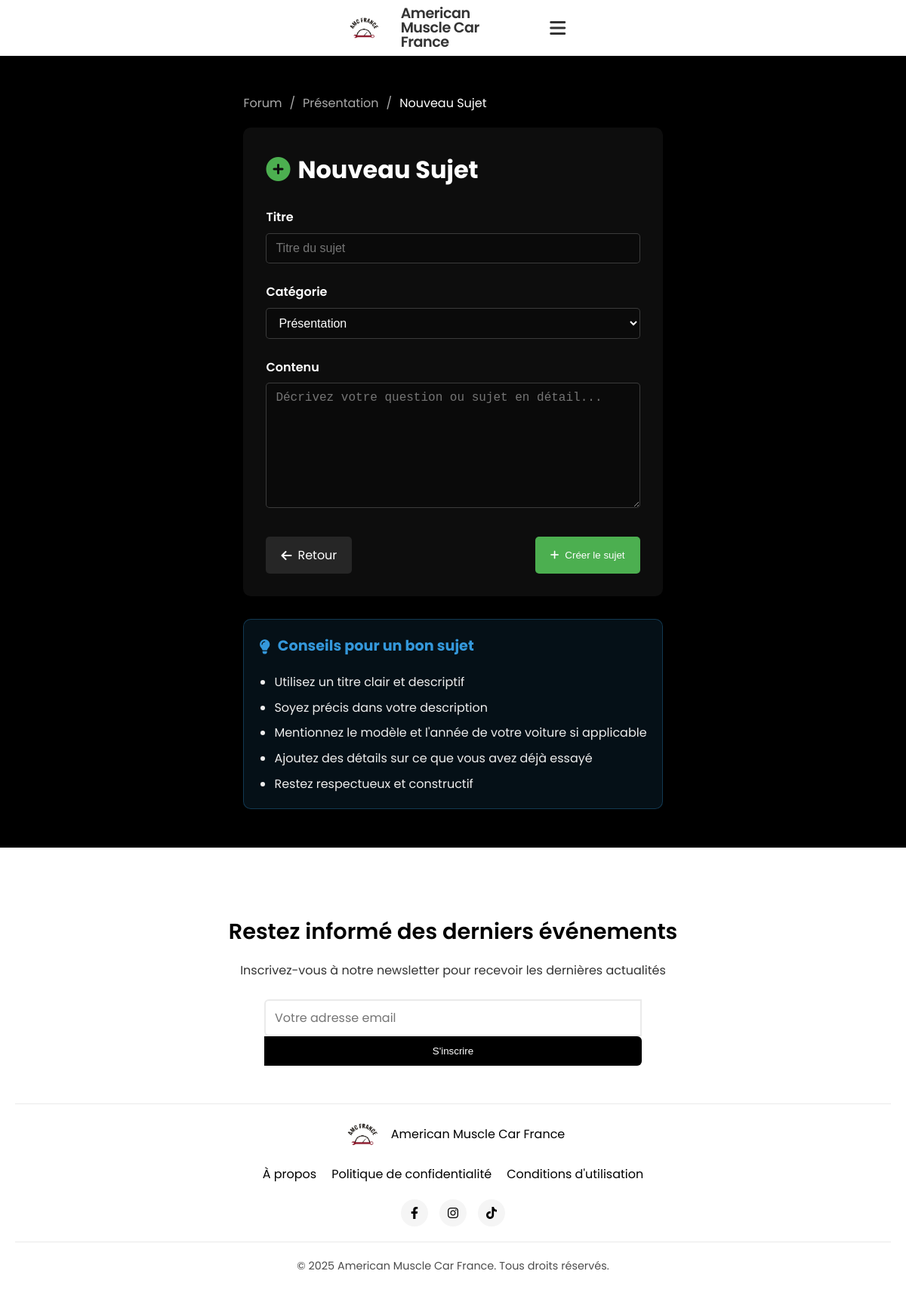
Page /forum/nouveau-sujet/presentation/ (signed in) on the committed database.
### core/models.py (models this page shows, shortened)
class ClubInfo(models.Model):
    name = models.CharField(max_length=100, default="Club de Voitures Américaines", verbose_name="Nom")
    description = models.TextField(verbose_name="Description")
    founder_info = models.TextField(blank=True, null=True, verbose_name="Informations sur le fondateur")
    cofounder_info = models.TextField(blank=True, null=True, verbose_name="Informations sur le co-fondateur")
    email = models.EmailField(blank=True, null=True, verbose_name="Email")
    phone = models.CharField(max_length=20, blank=True, null=True, verbose_name="Téléphone")
    instagram = models.CharField(max_length=100, blank=True, null=True)
    facebook = models.CharField(max_length=100, blank=True, null=True)
    twitter = models.CharField(max_length=100, blank=True, null=True)
    class Meta:
        verbose_name = "Information du Club"
        verbose_name_plural = "Informations du Club"

### forum/models.py (models this page shows, shortened)
class ForumCategory(models.Model):
    name = models.CharField(max_length=100, verbose_name="Nom")
    description = models.TextField(verbose_name="Description")
    icon = models.CharField(max_length=50, default="fa-comments", verbose_name="Icône FontAwesome")
    slug = models.SlugField(unique=True)
    order = models.IntegerField(default=0, verbose_name="Ordre d'affichage")
    created_at = models.DateTimeField(auto_now_add=True, verbose_name="Date de création")
    class Meta:
        ordering = ['order', 'name']
        verbose_name = "Catégorie du forum"
        verbose_name_plural = "Catégories du forum"
    def __str__(self):
        return self.name

### forum/views.py (the view)
# urls.py: path('nouveau-sujet/', views.create_topic, name='create_topic'),
@login_required
def create_topic(request, category_slug=None):
    initial = {}
    if category_slug:
        category = get_object_or_404(ForumCategory, slug=category_slug)
        initial['category'] = category
    if request.method == 'POST':
        form = TopicForm(request.POST)
        if form.is_valid():
            topic = form.save(commit=False)
            topic.author = request.user
            topic.save()
            messages.success(request, "Votre sujet a été créé avec succès.")
            return redirect(topic.get_absolute_url())
    else:
        form = TopicForm(initial=initial)
    return render(request, 'forum/topic_form.html', {
        'form': form,
        'is_new': True,
        'active_forum': True
    })

### forum/forms.py
class TopicForm(forms.ModelForm):
    class Meta:
        model = ForumTopic
        fields = ['title', 'content', 'category']
        widgets = {
            'title': forms.TextInput(attrs={'class': 'form-input', 'placeholder': 'Titre du sujet'}),
            'content': forms.Textarea(attrs={'class': 'form-input', 'placeholder': 'Décrivez votre question ou sujet en détail...', 'rows': 8}),
            'category': forms.Select(attrs={'class': 'form-input'}),
        }
        labels = {
            'title': 'Titre',
            'content': 'Contenu',
            'category': 'Catégorie',
        }

### core/context_processors.py (called while the page is built)
def club_info(request):
    try:
        info = ClubInfo.objects.first()
    except:
        info = None
    return {'global_club_info': info}

### core/templatetags/custom_filters.py (called while the page is built)
@register.filter(name='add_class')
def add_class(field, css_class):
    return field.as_widget(attrs={"class": css_class})

### templates/forum/topic_form.html (shortened to what this page needs)
{% extends 'base/base.html' %}
{% load custom_filters %}
{% block content %}
<div class="forum-container" style="max-width: 900px; margin: 50px auto; padding: 0 20px;">
    <div class="breadcrumb" style="margin-bottom: 20px; display: flex; align-items: center;">
        <a href="{% url 'forum:forum_home' %}" style="color: #aaa; text-decoration: none;">Forum</a>
        <span style="color: #aaa; margin: 0 10px;">/</span>
        {% if is_new %}
            {% if form.initial.category %}
                <a href="{% url 'forum:category_detail' form.initial.category.slug %}" style="color: #aaa; text-decoration: none;">{{ form.initial.category.name }}</a>
                <span style="color: #aaa; margin: 0 10px;">/</span>
            {% endif %}
            <span>Nouveau Sujet</span>
        {% endif %}
    </div>
    <div class="form-container" style="background-color: rgba(255, 255, 255, 0.05); border-radius: 10px; padding: 30px;">
        <h1 style="margin-top: 0; margin-bottom: 25px; font-size: 2rem;">
            {% if is_new %}
                <i class="fas fa-plus-circle" style="margin-right: 10px; color: #4CAF50;"></i>Nouveau Sujet
            {% else %}
                <i class="fas fa-edit" style="margin-right: 10px; color: #3498db;"></i>Modifier le Sujet
            {% endif %}
        </h1>
        <form method="post">
            <div style="margin-bottom: 25px;">
                <label for="{{ form.title.id_for_label }}" style="display: block; margin-bottom: 8px; font-weight: 600; color: #fff;">{{ form.title.label }}</label>
                {{ form.title|add_class:"form-input" }}
            </div>
            <div style="margin-bottom: 25px;">
                <label for="{{ form.category.id_for_label }}" style="display: block; margin-bottom: 8px; font-weight: 600; color: #fff;">{{ form.category.label }}</label>
                {{ form.category|add_class:"form-input" }}
            </div>
            <div style="margin-bottom: 25px;">
                <label for="{{ form.content.id_for_label }}" style="display: block; margin-bottom: 8px; font-weight: 600; color: #fff;">{{ form.content.label }}</label>
                {{ form.content|add_class:"form-input" }}
            </div>
            <div style="display: flex; justify-content: space-between; margin-top: 30px;">
                <a href="javascript:history.back()" style="background-color: rgba(255, 255, 255, 0.1); color: #fff; border: none; padding: 12px 20px; border-radius: 5px; text-decoration: none; cursor: pointer; display: inline-flex; align-items: center;">
                    <i class="fas fa-arrow-left" style="margin-right: 8px;"></i>
                    Retour
                </a>
                <button type="submit" style="background-color: {% if is_new %}#4CAF50{% else %}#3498db{% endif %}; color: white; border: none; padding: 12px 20px; border-radius: 5px; cursor: pointer; display: inline-flex; align-items: center;">
                    <i class="fas fa-{% if is_new %}plus{% else %}save{% endif %}" style="margin-right: 8px;"></i>
                    {% if is_new %}Créer le sujet{% else %}Enregistrer les modifications{% endif %}
                </button>
            </div>
        </form>
    </div>
    <div class="posting-tips" style="background-color: rgba(52, 152, 219, 0.1); border: 1px solid rgba(52, 152, 219, 0.3); border-radius: 10px; padding: 20px; margin-top: 30px;">
        <h3 style="margin-top: 0; font-size: 1.2rem; display: flex; align-items: center; color: #3498db;">
            <i class="fas fa-lightbulb" style="margin-right: 10px;"></i>Conseils pour un bon sujet
        </h3>
        <ul style="margin: 0; padding-left: 20px; color: #eee;">
            <li style="margin-bottom: 8px;">Utilisez un titre clair et descriptif</li>
            <li style="margin-bottom: 8px;">Soyez précis dans votre description</li>
            <li style="margin-bottom: 8px;">Mentionnez le modèle et l'année de votre voiture si applicable</li>
            <li style="margin-bottom: 8px;">Ajoutez des détails sur ce que vous avez déjà essayé</li>
            <li>Restez respectueux et constructif</li>
        </ul>
    </div>
</div>
{% endblock %}

### templates/base/base.html (shortened to what this page needs)
<!DOCTYPE html>
<html lang="fr">
<head>
    <link href="https://cdnjs.cloudflare.com/ajax/libs/font-awesome/6.0.0/css/all.min.css" rel="stylesheet">
    <link href="/static/css/style.css" rel="stylesheet">
</head>
<body>
    <nav>
        <div class="nav-left">
            <a href="{% url 'home' %}">
                <img src="/static/img/logo.png" alt="logo">
            </a>
            <span class="nav-title">{% if global_club_info %}{{ global_club_info.name }}{% else %}Club de Voitures Américaines{% endif %}</span>
        </div>
        <div class="nav-right">
            <button id="mobile-menu-toggle" aria-label="Toggle menu">
                <i class="fas fa-bars"></i>
            </button>
        </div>
    </nav>
    {% block content %}{% endblock %}
    <footer>
        <div class="footer-container">
            <div class="newsletter">
                <h3>Restez informé des derniers événements</h3>
                <p>Inscrivez-vous à notre newsletter pour recevoir les dernières actualités</p>
                <form class="newsletter-form" method="post" action="{% url 'newsletter_signup' %}">
                    <input type="email" name="email" placeholder="Votre adresse email" required>
                    <button type="submit">S'inscrire</button>
                </form>
            </div>
            <div class="footer-info">
                <div class="footer-logo">
                    <img src="/static/img/logo.png" alt="logo" class="footer-logo-img">
                    <span>{% if global_club_info %}{{ global_club_info.name }}{% else %}Club de Voitures Américaines{% endif %}</span>
                </div>
                <div class="footer-links">
                    <a href="{% url 'about' %}">À propos</a>
                    <a href="#">Politique de confidentialité</a>
                    <a href="#">Conditions d'utilisation</a>
                </div>
                <div class="social-links">
                    <a href="#" aria-label="Facebook"><i class="fab fa-facebook-f"></i></a>
                    <a href="#" aria-label="Instagram"><i class="fab fa-instagram"></i></a>
                    <a href="#" aria-label="TikTok"><i class="fab fa-tiktok"></i></a>
                </div>
            </div>
            <div class="copyright">
                <p>&copy; {% now "Y" %} {% if global_club_info %}{{ global_club_info.name }}{% else %}Club de Voitures Américaines{% endif %}. Tous droits réservés.</p>
            </div>
        </div>
    </footer>
</body>
</html>

### static/css/style.css (style rules this page uses)
:root { --main-dark: #0e0f10; --secondary-dark: #1a1c1e; --accent: #ff3838; --text-light: #f8f9fa; --text-secondary: #adb5bd; --event-date-bg: #ff3838; }
html, body { height: 100%; }
html { font-size: 16px; }
body { margin: 0; padding: 0; background-color: black; color: white; font-family: 'Poppins', sans-serif; display: flex; flex-direction: column; min-height: 100vh; line-height: 1.6; }
nav { display: flex; justify-content: center; align-items: center; padding: 15px 30px; background-color: white; box-shadow: 0 2px 10px rgba(0, 0, 0, 0.1); position: sticky; top: 0; z-index: 100; }
.nav-left { display: flex; align-items: center; gap: 15px; }
.nav-left img { height: 75px; width: auto; object-fit: contain; display: block; }
.nav-title { font-weight: 600; font-size: 1.4em; color: #333; letter-spacing: -0.5px; display: flex; align-items: center; line-height: 1; }
.nav-right { display: flex; }
nav a { text-decoration: none; color: #333; font-weight: 500; font-size: 1.05rem; padding: 8px 12px; border-radius: 4px; position: relative; transition: all 0.2s ease; }
nav a::after { content: ''; position: absolute; width: 0; height: 2px; bottom: 0; left: 50%; background-color: #333; transition: all 0.3s ease; }
footer { background-color: white; color: black; padding: 60px 0 30px; width: 100%; margin-top: auto; position: relative; z-index: 5; }
.footer-container { max-width: 1300px; margin: 0 auto; padding: 0 20px; }
.newsletter { text-align: center; max-width: 600px; margin: 0 auto 50px; }
.newsletter h3 { font-size: 1.8rem; font-weight: 600; margin-bottom: 15px; }
.newsletter p { font-size: 1rem; margin-bottom: 25px; opacity: 0.8; }
.newsletter-form { display: flex; flex-direction: column; max-width: 500px; margin: 0 auto; }
.newsletter-form input { flex: 1; padding: 12px 15px; border: 2px solid #eaeaea; border-radius: 6px 0 0 6px; font-size: 1rem; font-family: inherit; transition: border-color 0.3s ease; }
.newsletter-form button { background-color: black; color: white; border: none; padding: 12px 25px; border-radius: 0 6px 6px 0; font-weight: 500; cursor: pointer; transition: background-color 0.3s ease; }
.footer-info { display: flex; justify-content: space-between; align-items: center; flex-wrap: wrap; padding: 20px 0; border-top: 1px solid #eaeaea; border-bottom: 1px solid #eaeaea; margin-bottom: 20px; }
.footer-logo { display: flex; align-items: center; gap: 10px; }
.footer-logo-img { height: 40px; width: auto; }
.footer-links { display: flex; flex-direction: row; align-items: center; gap: 20px; }
.footer-links a { color: black; text-decoration: none; transition: color 0.3s ease; }
.social-links { display: flex; gap: 15px; }
.social-links a { display: inline-flex; align-items: center; justify-content: center; width: 36px; height: 36px; border-radius: 50%; background-color: #f5f5f5; color: black; text-decoration: none; transition: background-color 0.3s ease, transform 0.3s ease; }
.copyright { text-align: center; font-size: 0.9rem; opacity: 0.7; }
@media (max-width: 1400px) { .footer-info { flex-direction: column; gap: 20px; } }
input, select, textarea { font-size: 16px !important; padding: 10px 12px !important; }

### templates/base/base.html (style rules this page uses)
body.page-transition { animation: fadeIn 0.5s ease-in-out; }
nav { display: flex; justify-content: center; align-items: center; padding: 15px 30px; background-color: white; box-shadow: 0 2px 10px rgba(0, 0, 0, 0.1); position: sticky; top: 0; z-index: 100; flex-wrap: nowrap; }
.nav-left { display: flex; align-items: center; gap: 15px; flex-shrink: 0; margin-right: 20px; }
.nav-right { display: flex; align-items: center; gap: 10px; flex-shrink: 0; }
#mobile-menu-toggle { display: flex; align-items: center; justify-content: center; background: none; border: none; color: #333; font-size: 1.5rem; cursor: pointer; margin-left: 10px; padding: 5px; transition: transform 0.3s ease; width: 36px; height: 36px; border-radius: 50%; }
@media (max-width: 1400px) { nav { flex-wrap: wrap; padding: 8px 15px; } }
@media (max-width: 1400px) { .nav-left { gap: 10px; } }
@media (max-width: 1400px) { .nav-left img { height: 38px; } }
@media (max-width: 1400px) { .nav-title { font-size: 1.2em; max-width: 160px; overflow: hidden; text-overflow: ellipsis; } }

### templates/forum/topic_form.html (style rules this page uses)
.form-input { width: 100%; padding: 12px 15px; border: 1px solid rgba(255, 255, 255, 0.2); border-radius: 5px; background-color: rgba(0, 0, 0, 0.2); color: white; font-size: 16px; transition: all 0.3s ease; box-sizing: border-box; }

### rows in the picture
ClubInfo: name "American Muscle Car France"
ForumCategory: initial.category.name "Présentation"
